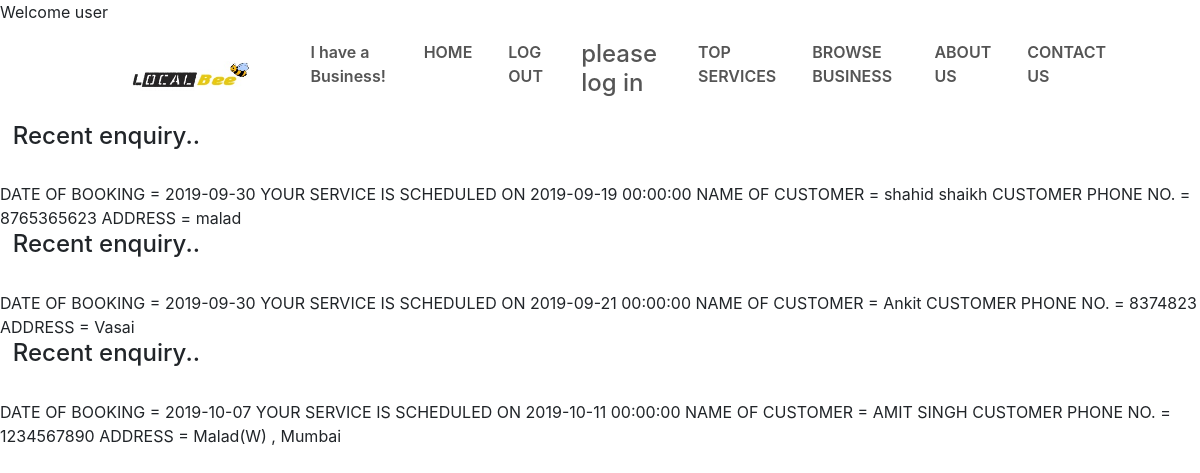
The app's page /dharmeshbhai.php with its own data.
### tables this page shows
CREATE TABLE `booking` (
  `id` int(50) NOT NULL,
  `date_of_booking` date NOT NULL,
  `service_date` datetime NOT NULL,
  `name_of_user` varchar(50) NOT NULL,
  `time` varchar(20) NOT NULL,
  `phone` bigint(50) NOT NULL,
  `address` varchar(500) NOT NULL
);

### dharmeshbhai.php (the view, shortened to what this page needs)
<?php
include("connection.php");
?>
<html>
    <head>
<link rel="stylesheet" href="indiworker.css">
<link rel="stylesheet" href="mystyle.css">
<link rel="stylesheet" href="https://stackpath.bootstrapcdn.com/bootstrap/4.3.1/css/bootstrap.min.css">
<link rel="stylesheet" href="https://stackpath.bootstrapcdn.com/font-awesome/4.7.0/css/font-awesome.min.css">
<link rel="stylesheet" href=“https://maxcdn.bootstrapcdn.com/font-awesome/4.7.0/css/font-awesome.min.css”/>
    </head>
    <body>
    <section id="nav-bar">
        <nav class="navbar navbar-expand-lg navbar-light">
            <a class="navbar-brand" href="#"><img src="images/LOGO.jpeg"></a>
            <div class="collapse navbar-collapse" id="navbarNav">
              <ul class="navbar-nav ml-auto">
                  <li class="nav-item active">
                      <a class="nav-link" href="service_login.html">I have a Business!</a>
                    </li>
                <li class="nav-item active">
                  <a class="nav-link" href="index.php">HOME</a>
                </li>
                <li class="nav-item active">
                  <a class="nav-link" href="logout.php">LOG OUT  </a>
                </li>
                  <li class="nav-item active">
                    <a class="nav-link" href="login.html"> <?php  if(isset($_SESSION['username'])){ echo " loggedin (".$_SESSION['username']. ")";  } else{ echo "<h4> please log in </h4>"; }  ?>   </a>
                  </li>
                  <li class="nav-item active">
                        <a class="nav-link" href="#topservices">TOP SERVICES</a>
                      </li>
                <li class="nav-item">
                  <a class="nav-link" href="#browse">BROWSE BUSINESS</a>
                </li>
                <li class="nav-item">
                  <a class="nav-link" href="#">ABOUT US</a>
                </li>
                <li class="nav-item">
                  <a class="nav-link" href="#contactus">CONTACT US</a>
                </li>
              </ul>
            </div>
          </nav>
    </section>
            <div class="info">
                <?php
                mysqli_select_db($con, 'hackathon');
                $sql = " select * from booking ";
	              $result = $con->query($sql);
	if ($result->num_rows > 0)
	{
    while($row = $result->fetch_assoc()) {
      echo "<h4>  &nbsp; Recent enquiry.. </h4> ";
      echo "<br>";
      echo "DATE OF BOOKING =  " . $row["date_of_booking"].  "    YOUR SERVICE IS SCHEDULED ON  " . $row["service_date"].  "          NAME OF CUSTOMER =        "   . $row["name_of_user"].  "      CUSTOMER PHONE NO. =      " . $row["phone"]. "    ADDRESS =    " . $row["address"]."  ";
        }
  }
	else {
  	  echo "0 results";
  }
  ?>
    </div>
    </body>
</html>

### indiworker.css (style rules this page uses)
ul li:last-child { border: none; }
a { text-decoration: none !important; color: #fff !important; }
.info { border: 0px solid black; height: 50%; }

### mystyle.css (style rules this page uses)
* { margin: 0; padding: 0; }
#nav-bar { position: sticky; top: 0; width: 90%; margin: auto; z-index: 10; }
.navbar-brand img { height: 40px; padding-left: 30px; border-radius: 20px; }
.navbar-nav li { padding: 0 10px; }
.navbar-nav li a { float: right; text-align: left; }
.navbar { background: #fff; }
.nav-link { color: #555!important; font-weight: 600; font-size: 16px; }

### records on screen
booking: date_of_booking "2019-09-30", service_date "2019-09-19 00:00:00", name_of_user "shahid shaikh", phone "8765365623", address "malad"
booking: date_of_booking "2019-09-30", service_date "2019-09-21 00:00:00", name_of_user "Ankit", phone "8374823", address "Vasai"
booking: date_of_booking "2019-10-07", service_date "2019-10-11 00:00:00", name_of_user "AMIT SINGH", phone "1234567890", address "Malad(W) , Mumbai"
